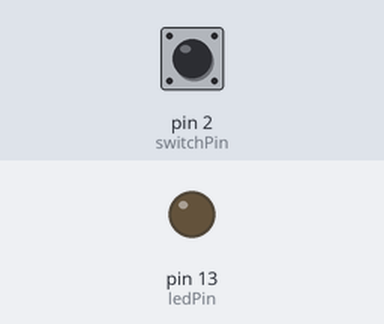
Recording of a sketch running on a simulated Arduino Uno, built with avr-gcc and run on an emulated ATmega328P. Parts: output pins drawn as LEDs (lit = HIGH). Dashed ring = blinking. The inputs (shaded band) are chosen by the test bench; at power-on: pin 2 (switchPin) HIGH.

Above: at 1.2 s.
1.3 s: pin 2 (switchPin) pulled LOW for 3.2 s
At 1.7 s:
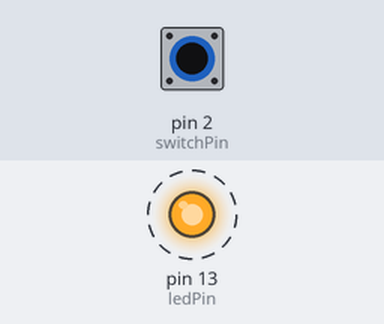
Timing chart, 0 to 6.3 s (numbered marks = the images above; inputs shaded):
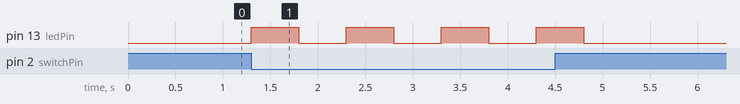

The sketch:

Prak_MCU_5_LEDBerkedipDenganSaklarDanWhile.ino
```cpp
const int ledPin = 13;
const int switchPin = 2;

void setup() {
  pinMode(ledPin, OUTPUT);
  pinMode(switchPin, INPUT_PULLUP);
}

void loop() {
  int switchState = digitalRead(switchPin);
  while (switchState == LOW) {
    digitalWrite(ledPin, HIGH);
    delay(500);
    digitalWrite(ledPin, LOW);
    delay(500);
    switchState = digitalRead(switchPin);
  }
}
```

Measured:
- after the input at 1.3 s, pin 13 (ledPin): alternates HIGH for 0.50 s and LOW for 0.50 s, 8 changes in all, then stays LOW, starting at once
